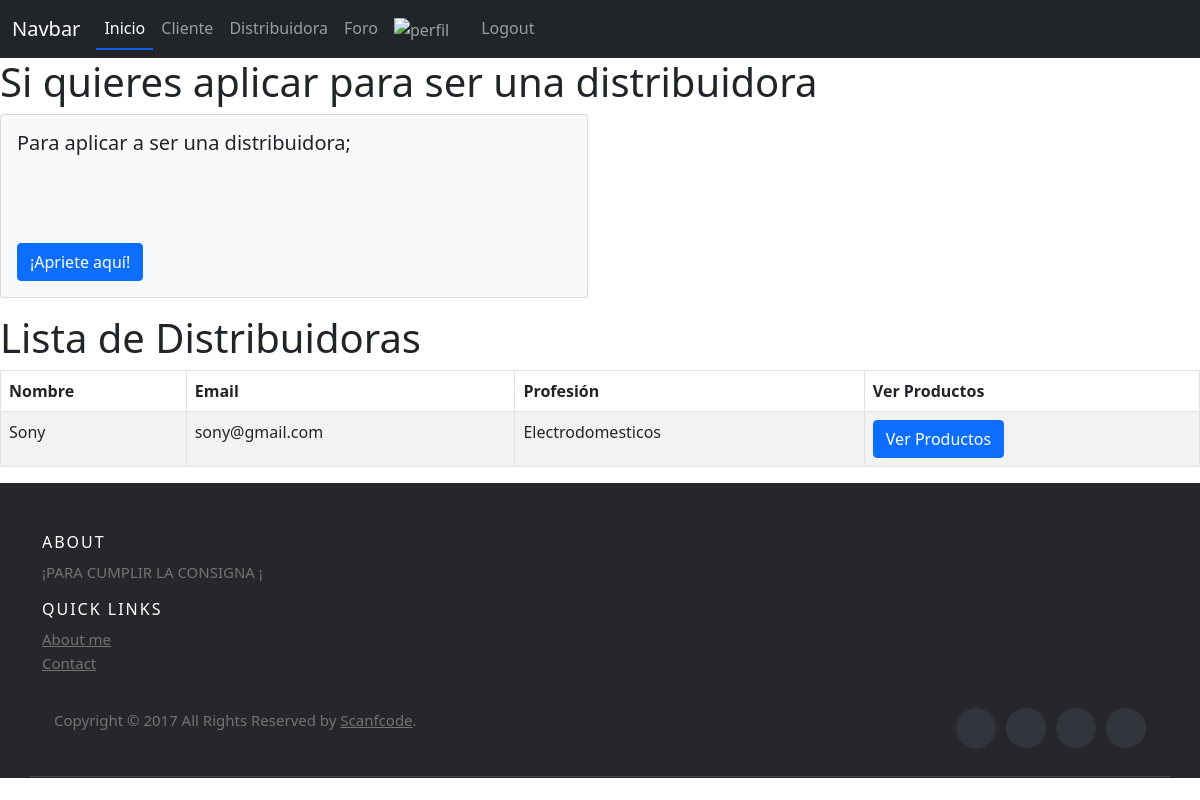
The page /distri/ on the database as committed earlier.
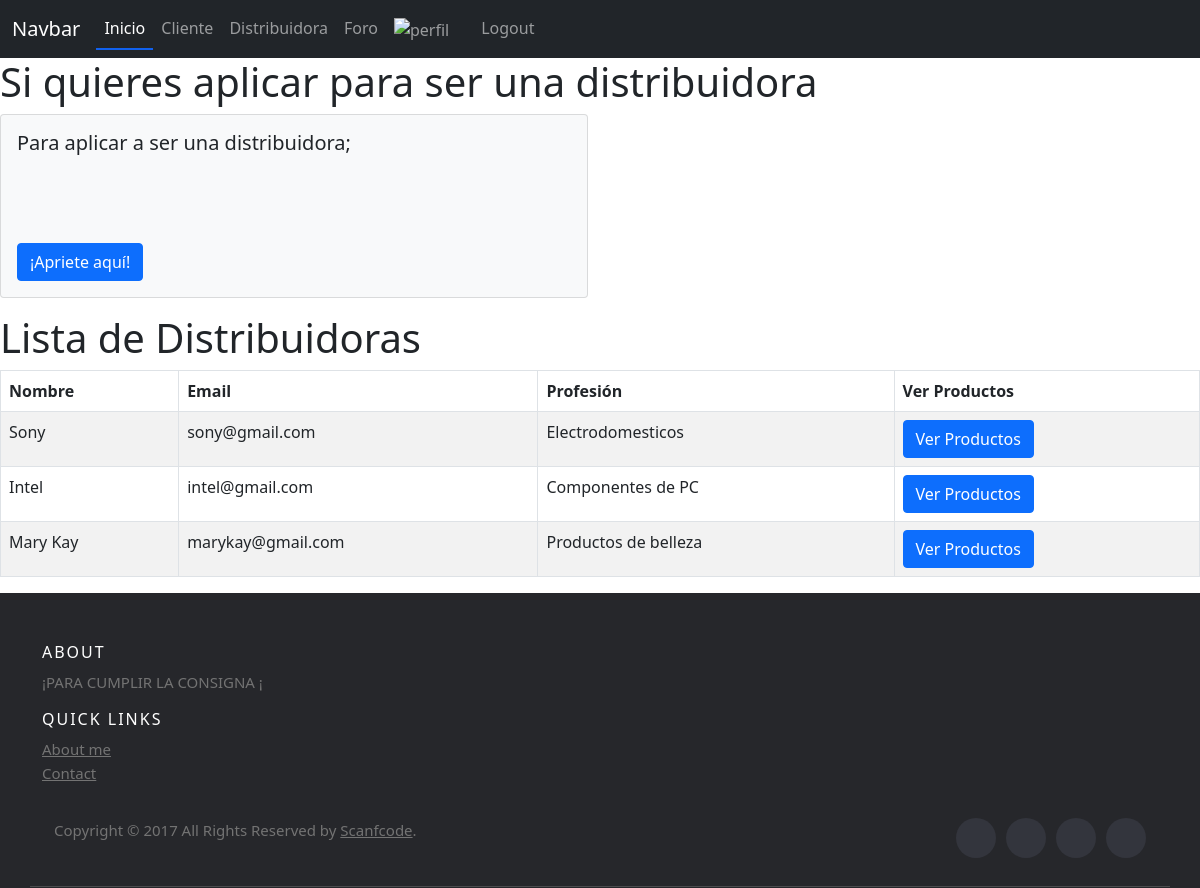
The same page on the database as committed later.
### Roel/models.py (models this page shows, shortened)
class Distribuidora(models.Model): #distribuidora
    nombre = models.CharField(max_length=30)
    email = models.EmailField()
    profesion = models.CharField(max_length=30)

### Roel/views.py (the view)
# urls.py: path('distri/', distri, name="distri"),
def distri(request):
    avatar = getavatar(request)
    distribuidoras = Distribuidora.objects.all()
    return render(request, 'Roel/distribuidoras/distri.html', {"avatar": avatar, "distribuidoras": distribuidoras})

### Roel/templates/Roel/distribuidoras/distri.html (shortened to what this page needs)
{% extends "Roel/inicio.html" %}
{% load static %}
{% block contenidoQueCambia %}
    <h1>Si quieres aplicar para ser una distribuidora</h1>
    <div class="row">
        <div class="col-md-6">
            <div class="card bg-light mb-3">
                <div class="card-body">
                    <h5 class="card-title">Para aplicar a ser una distribuidora;</h5>
                    <form action="{% url 'setDistri' %}" method="post" class="form">
                        <input type="submit" value="¡Apriete aquí!" class="btn btn-primary">
                    </form>
                </div>
            </div>
        </div>
    </div>
    <h1>Lista de Distribuidoras</h1>
    <div class="table-responsive">
        <table class="table table-striped table-bordered">
            <thead>
                <tr>
                    <th>Nombre</th>
                    <th>Email</th>
                    <th>Profesión</th>
                    <th>Ver Productos</th>
                </tr>
            </thead>
            <tbody>
                {% for distribuidora in distribuidoras %}
                <tr>
                    <td>{{ distribuidora.nombre }}</td>
                    <td>{{ distribuidora.email }}</td>
                    <td>{{ distribuidora.profesion }}</td>
                    <td><a href="{% url 'productos_distribuidora' distribuidora.id %}" class="btn btn-primary">Ver Productos</a></td>
                </tr>
                {% endfor %}
            </tbody>
        </table>
    </div>
{% endblock %}

Rows that differ between the two databases and show on the page:
added Distribuidora: nombre "Intel", email "intel@gmail.com", profesion "Componentes de PC"
added Distribuidora: nombre "Mary Kay", email "marykay@gmail.com", profesion "Productos de belleza"
